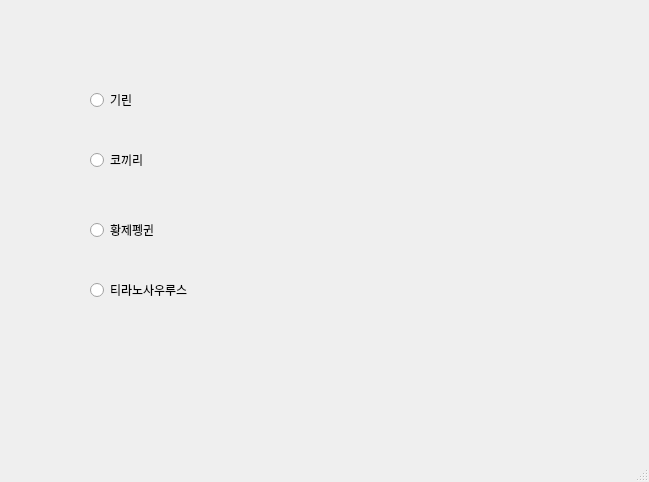
<?xml version="1.0" encoding="UTF-8"?>
<ui version="4.0">
 <class>MainWindow</class>
 <widget class="QMainWindow" name="MainWindow">
  <property name="geometry">
   <rect>
    <x>0</x>
    <y>0</y>
    <width>649</width>
    <height>482</height>
   </rect>
  </property>
  <property name="windowTitle">
   <string>MainWindow</string>
  </property>
  <widget class="QWidget" name="centralwidget">
   <widget class="QRadioButton" name="radio1">
    <property name="geometry">
     <rect>
      <x>90</x>
      <y>90</y>
      <width>99</width>
      <height>20</height>
     </rect>
    </property>
    <property name="text">
     <string>기린</string>
    </property>
   </widget>
   <widget class="QRadioButton" name="radio2">
    <property name="geometry">
     <rect>
      <x>90</x>
      <y>150</y>
      <width>99</width>
      <height>20</height>
     </rect>
    </property>
    <property name="text">
     <string>코끼리</string>
    </property>
   </widget>
   <widget class="QRadioButton" name="radio3">
    <property name="geometry">
     <rect>
      <x>90</x>
      <y>220</y>
      <width>99</width>
      <height>20</height>
     </rect>
    </property>
    <property name="text">
     <string>황제펭귄</string>
    </property>
   </widget>
   <widget class="QRadioButton" name="radio4">
    <property name="geometry">
     <rect>
      <x>90</x>
      <y>280</y>
      <width>111</width>
      <height>20</height>
     </rect>
    </property>
    <property name="text">
     <string>티라노사우루스</string>
    </property>
   </widget>
  </widget>
  <widget class="QMenuBar" name="menubar">
   <property name="geometry">
    <rect>
     <x>0</x>
     <y>0</y>
     <width>649</width>
     <height>24</height>
    </rect>
   </property>
  </widget>
  <widget class="QStatusBar" name="statusbar"/>
 </widget>
 <resources/>
 <connections/>
</ui>
